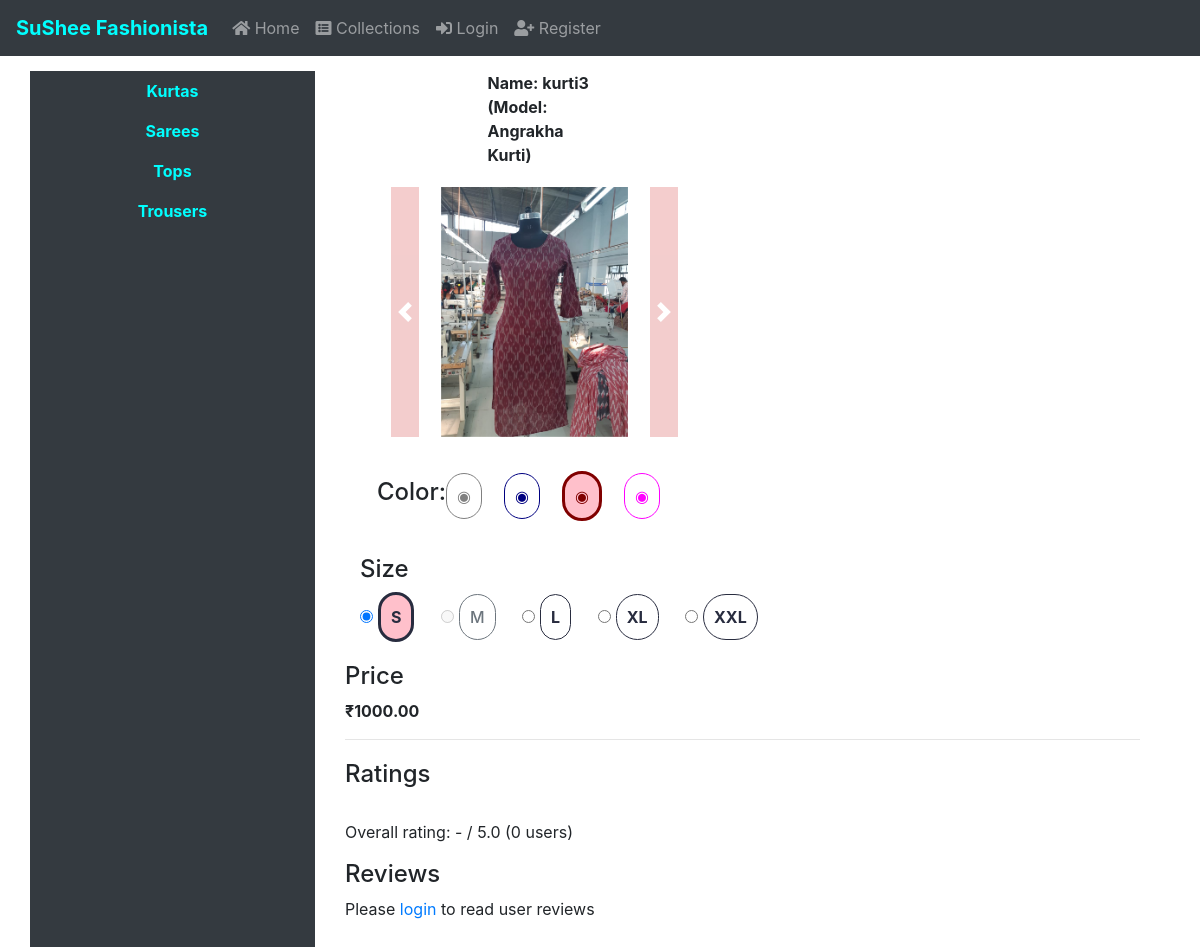
Page /kurta/6 on the committed database.
### shopping/models.py (models this page shows, shortened)
class KurtaRate(models.Model):
    dresstype = models.CharField(max_length = 25, default="kurta", editable = False)
    name = models.CharField(max_length = 100)
    model = models.CharField(max_length = 25)
    image = models.ManyToManyField(Document, related_name = "kurta_image")
    size = models.ManyToManyField(KurtaSize, related_name = "kurta_size")
    price = models.DecimalField(max_digits = 7, decimal_places = 2)

class Document(models.Model):
    document = models.FileField(upload_to='documents/%Y/%m/%d')
    filename = models.CharField(max_length = 100)
    color = models.ForeignKey(Color, on_delete = models.SET_NULL, null = True, related_name = "dress_color")
    datetime = models.DateTimeField(auto_now_add=True)
    def __str__(self):
        return f"Filename: {self.filename}; Color: {self.color}"

class KurtaSize(models.Model):
    size = models.CharField(max_length = 4, unique = True)
    tofitbust = models.DecimalField(max_digits = 5, decimal_places = 1, validators=[MinValueValidator(1), MaxValueValidator(100)])
    frontlength = models.DecimalField(max_digits = 5, decimal_places = 1, validators=[MinValueValidator(1), MaxValueValidator(100)])
    tofitwaist = models.DecimalField(max_digits = 5, decimal_places = 1, validators=[MinValueValidator(1), MaxValueValidator(100)])
    tofithip = models.DecimalField(max_digits = 5, decimal_places = 1, validators=[MinValueValidator(1), MaxValueValidator(100)])
    def __str__(self):
        return f"{self.size}"

### shopping/views.py (the view, shortened to what this page needs)
# urls.py: path("<str:dress_type>/<int:dress_id>", views.dressitem, name="dressitem"),
def dressitem(request, dress_type, dress_id):
    if not dress_type in rate_dict.keys():
        return render(request, "shopping/index.html", {"message" : "Unknown URL path", "incart_items" : len(incart_items(request))})
    try:
        dress = rate_dict[dress_type]['rate'].objects.get(pk = dress_id)
        dresssize = rate_dict[dress_type]['size'].objects.all()
        dresscolor_obj = rate_dict[dress_type]['rate'].objects.filter(model = dress.model)
    except:
        return render(request, "shopping/index.html", {"message" : "Requested item does not exist"})
    context = {
        "range" : range(1,6),
        "currency" : rupees,
        "dresscolor_obj" : dresscolor_obj,
        "dresssize" : dresssize,
        "dress" : dress,
    }
    if request.user.id:
        context["currentuserinput"] = UserInput.objects.filter(dresspk = dress_id, user = request.user).first()
    context["userinput"] = UserInput.objects.filter(dresspk = dress_id).order_by('-pk')
    context["overall_rating"] = UserInput.objects.filter(dresspk = dress_id).aggregate(Avg("rating"))
    context["overall_rating_count"] = UserInput.objects.filter(dresspk = dress_id).aggregate(Count("rating"))
    context["incart_items"] = len(incart_items(request))
    return render(request, "shopping/dressitem.html", context)

### shopping/models.py (called while the page is built)
    def __str__(self):
        return f"{self.name}"

### shopping/views.py (called while the page is built)
def incart_items(request):
    try:
        items = DressOrder.objects.filter(user = request.user, paid = False)
    except:
        items = []
    return items

### shopping/templates/shopping/dressitem.html (shortened to what this page needs)
{% extends "shopping/layout.html" %}
{% block body %}
{% load static %}
<div class="container">
  <div class="row">
    <div class="col-sm-3 side-menu" id="skipsidemenu0">
      <ul class="nav nav-pills flex-column">
        <li class="nav-item">
          <a class="nav-link dressbtnlayout"id="menu_kurta" data-id="kurta" href="#">Kurtas</a>
        </li>
        <li class="nav-item">
          <a class="nav-link dressbtnlayout" id="menu_saree" data-id="saree" href="#">Sarees</a>
        </li>
        <li class="nav-item">
          <a class="nav-link dressbtnlayout" id="menu_top" data-id="top" href="#">Tops</a>
        </li>
        <li class="nav-item">
          <a class="nav-link dressbtnlayout" id="menu_trouser" data-id="trouser" href="#">Trousers</a>
        </li>
      </ul>
    </div>
    <div class="col-sm-9">
<div class="container">
  <div class="row">
    <div class="col-xs-8 col-md-6 col-lg-6" style="height:100%;">
      <div class="row offset-4">
        <div class="col-sm-6">
          <b>Name: {{dress.name}}<br>(Model: {{dress.model}})</b>
        </div>
      </div>
      <div class="row offset-3">
        <div id="demo1" class="carousel slide" data-ride="carousel" style="margin-top:20px;">
          <div class="carousel-inner" role="listbox">
            {% for image in dress.image.all %}
            {% if image == dress.image.all.0 %}
            <div class="carousel-item active">
              <img src="{{image.document.url}}" alt="{{image}}" class="view-full-size">
            </div>
            {% else %}
            <div class="carousel-item">
              <img src="{{image.document.url}}" alt="{{image}}" class="view-full-size">
            </div>
            {% endif %}
            {% endfor %}
          </div>
          <a class="carousel-control-prev" href="#demo1" data-slide="prev" style="background-color:#c60909; opacity:20%; margin-left:-50px;">
            <span class="carousel-control-prev-icon"></span>
          </a>
          <a class="carousel-control-next" href="#demo1" data-slide="next" style="background-color:#c60909; opacity:20%; margin-right:-50px;">
            <span class="carousel-control-next-icon"></span>
          </a>
        </div>
      </div>
      <br>
      <div class="row offset-1">
        <div class="form-group">
          <h4 style="margin-top:25%; margin-right:20%">Color: </h4>
        </div>
        {% for dresscolor in dresscolor_obj %}
          <div class="form-check form-check-inline">
            {% if dress.image.first.color.code == dresscolor.image.first.color.code %}
              <a class="circlerate" href="{% url 'dressitem' dresscolor.dresstype dresscolor.pk %}" style="color:{{dresscolor.image.first.color.code}}; border:solid; background-color:pink">&#9673;<a>
            {% else %}
              <a class="circlerate" href="{% url 'dressitem' dresscolor.dresstype dresscolor.pk %}" style="color:{{dresscolor.image.first.color.code}}; border: 1px solid;">&#9673;<a>
            {% endif %}
          </div>
        {% endfor %}
      </div>
    </div>
    <br>
    <div class="col" style="height:100%;display:block">
      <div class="col-sm-12">
        <h4>Size</h4>
        {%for size in dresssize %}
        <div class="form-check form-check-inline">
          {% if size in dress.size.all %}
          {% if size == dress.size.all.0 %}
          <input class="form-check-input" type="radio" name="sizeinput" id="option{{size}}" value="{{size.pk}}" checked>
          {% else %}
          <input class="form-check-input" type="radio" name="sizeinput" id="option{{size}}" value="{{size.pk}}">
          {% endif %}
          <label class="form-check-label circlerate" for="option{{size}}"><b>{{size}}</b></label>
          {% else %}
          <input class="form-check-input" type="radio" name="sizeinput" id="option{{size}}" value="{{size.pk}}" disabled>
          <label class="form-check-label circlerate" for="option{{size}}">{{size}}</label>
          {% endif %}
        </div>
        {% endfor %}
      </div>
      <div class="row" style="margin-top:20px;">
        <div class="col-sm-6">
          <h4>Price</h4>
          <b>{{currency}}{{dress.price}}</b>
        </div>
      </div>
    </div>
  </div>
  <hr>
  <div style="margin-top:20px;">
    <h4>Ratings</h4>
    <br>
    <p>Overall rating: {{overall_rating.rating__avg|floatformat:"1"|default:"-"}} / 5.0 ({{overall_rating_count.rating__count}} users) </p>
  </div>
  <div class="">
    <h4>Reviews</h4>
    {% if request.user.id %}
      {% if currentuserinput.review %}
      <p>Your review: {{currentuserinput.review}}</p>
      <form method="post">
        {% csrf_token %}
        <input type="hidden" name="dresspk" value="{{dress.pk}}" />
        <input type="hidden" name="dresstype" value="{{dress.dresstype}}" />
        <input type="hidden" name="todo" value="delete_review" />
        <button type="submit" class="btn btn-danger">Delete Review</button>
      </form>
      {% else %}
      <form method="post">
        {% csrf_token %}
        <div class="form-check">
          <textarea class="form-control" name="reviewinput" id="reviewinput" row="5" value="" placeholder="Enter your review here"></textarea>
          <input type="hidden" name="dresstype" value="{{dress.dresstype}}" />
          <input type="hidden" name="dresspk" value="{{dress.pk}}" />
          <input type="hidden" name="todo" value="review" /></br>
          <button type="submit" class="btn btn-dark">Submit</button>
        </div>
      </form>
      {% endif %}
      <div class="container">
        <ul>
          {% for u in userinput %}
          {% if u.review %}
          <hr>
          <li>
            <span><i class="fa fa-user" style="font-size:26px"></i> {{u.user.username}}: {{u.review}}</span></br>
          </li>
          {% endif %}
          {% endfor %}
        </ul>
      </div>
    {% else %}
      <p>Please <a href="{% url 'login' %}">login</a> to read user reviews</p>
    {% endif %}
  </div>
</div>
</div>
</div>
</div>
{% endblock %}

### shopping/static/shopping/css/mystyle.css (style rules this page uses)
.carousel-inner img { width: 100%; height: 100%; }
.side-menu { background-color: #343a40; text-align: center; height: 175vh; }
.side-menu a { color: cyan; font-weight: bold; }
.circlerate { border: 1px solid #282C3F; -webkit-border-radius: 50px; -moz-border-radius: 50px; border-radius: 50px; padding: 10px; min-width: 25px; height: 25px; width: auto; text-align: center; margin-right: 10px; cursor: pointer; color: #282C3F; -webkit-box-flex: 0; -webkit-flex: 0 0 auto; -moz-box-flex: 0; -ms-flex: 0 0 auto; flex: 0 0 auto; font-weight: 500; block-size: inherit; }
#demo1 img { height: 250px; width: auto; }

### rows in the picture
KurtaRate: name "kurti3", model "Angrakha Kurti", price "1000.00"
Document: document (picture)
KurtaSize: size "S"
KurtaSize: size "M"
KurtaSize: size "L"
KurtaSize: size "XL"
KurtaSize: size "XXL"

### other values in the picture
{{ currency }} "₹"
{{ overall_rating.rating__avg|floatformat:"1"|default:"-" }} "-"
{{ overall_rating_count.rating__count }} "0"
